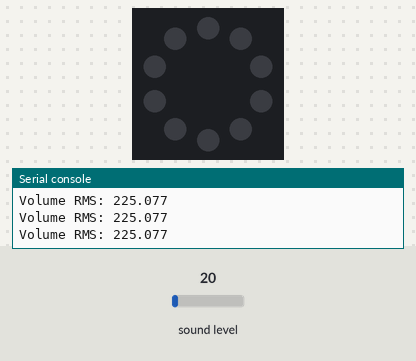
A program run on a simulated Circuit Playground running CircuitPython. On the bench: the board's ring of 10 RGB LEDs (number 0 left of the top, counting anticlockwise), the last lines printed to the serial console. The test bench sets the inputs (shaded band); at power-on: sound level 20. Dim RGB values are drawn brighter than linear.

Above: at 1.2 s.
1.3 s: sound level set to 64
At 2.0 s:
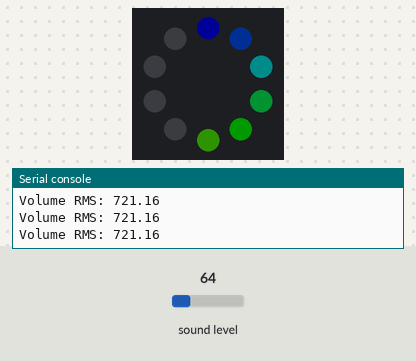
2.8 s: sound level set to 128
At 4.0 s:
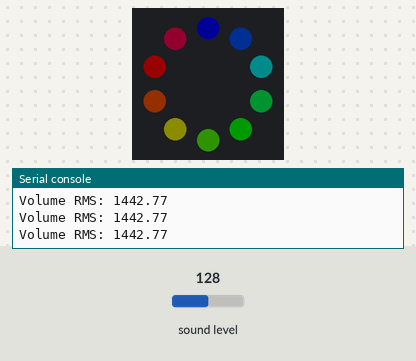
4.3 s: sound level set to 5
At 4.8 s:
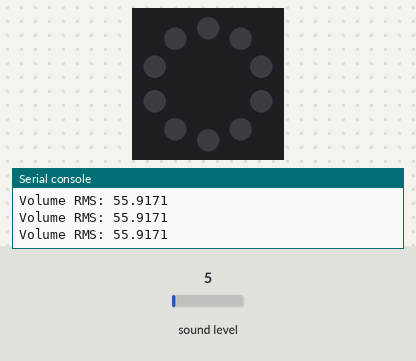
5.8 s: sound level set to 191
At 6.7 s:
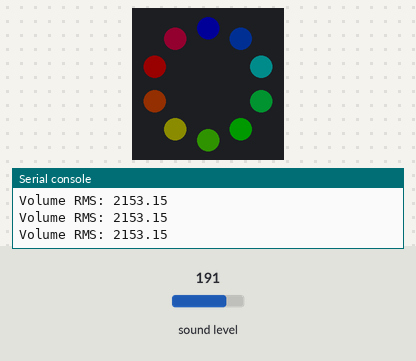
Timing chart, 0 to 8.3 s (numbered marks = the images above; inputs shaded):
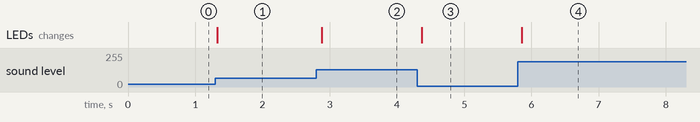

Measured:
- after the input at 1.3 s, the LEDs: change at once (image 1)
- after the input at 2.8 s, the LEDs: change after 0.08 s (image 2)
- after the input at 4.3 s, the LEDs: change after 0.07 s (image 3)
- after the input at 5.8 s, the LEDs: change after 0.06 s (image 4)

The program:

main_sound.py
```python
import array
import audiobusio
import board
import math
import time

import helpers

# ======================================================================

MIC = audiobusio.PDMIn(board.MICROPHONE_CLOCK, board.MICROPHONE_DATA, sample_rate=16000, bit_depth=16)

def main():
    """Light up to show how loud it is."""
    # Calibrate. Assume it's quiet. Not really sure of the units.
    volume_min = mic_rms()
    volume_max = volume_min + 1000
    while True:
        # Grab a sample. Show its intensity via the neopixels.
        volume = mic_rms()
        print('Volume RMS:', volume)
        helpers.cpe_log_show(volume_min, volume_max, volume)
        time.sleep(0.05)

# ----------------------------------------------------------------------

def mic_rms(nsamples=200):
    # Use an array for memory efficiency.
    samples = array.array('H', [0] * nsamples)
    MIC.record(samples, len(samples))
    return rms(samples)

# ----------------------------------------------------------------------

def rms(vals):
    # Subtract DC offset
    offset = sum(vals)/len(vals)
    mean_square = sum( (x - offset)**2 for x in vals )/len(vals)
    return math.sqrt(mean_square)

# ======================================================================

main()
```

helpers.py
```python
import board
import math
import neopixel

# ======================================================================

def cpe_log_show(vmin, vmax, v):
    return cpe_neopixel_scale( log_to_ten(vmin, vmax, v) )

# ----------------------------------------------------------------------

def cpe_lin_show(vmin, vmax, v):
    return cpe_neopixel_scale( lin_to_ten(vmin, vmax, v) )

# ----------------------------------------------------------------------

NEOPIXEL = None

def init_neopixel():
    global NEOPIXEL
    if NEOPIXEL is None:
        NEOPIXEL = neopixel.NeoPixel(board.NEOPIXEL, 10, brightness=0.1, auto_write=False)
    return

COLORS = [
    [0, 0, 255],
    [0, 64, 192],
    [0, 128, 128],
    [0, 192, 64],
    [0, 255, 0],
    [64, 192, 0],
    [128, 128, 0],
    [192, 64, 0],
    [255, 0, 0],
    [192, 0, 64],
]

BLACK = (0, 0, 0)

def cpe_neopixel_scale(n):
    """Accept a number from 0 to 10. Light up that many LEDs."""
    # Define this on use, not import, to avoid conflicts.
    init_neopixel()
    for i in range(10):
        # Gross, they're ordered counterclockwise.
        NEOPIXEL[9 - i] = BLACK if i >= int(n) else COLORS[i]
    return NEOPIXEL.show()

# ----------------------------------------------------------------------

def lin_to_ten(vmin, vmax, v):
    return 10*(v - vmin)/(vmax - vmin)

# ----------------------------------------------------------------------

def log_to_ten(vmin, vmax, v):
    vmin, vmax, v = [ max(1, x) for x in (vmin, vmax, v) ]
    return 10*math.log(v/vmin)/math.log(vmax/vmin)

# ======================================================================

CHASE_POS = [0, 0, 0]

def chase_advance(channel):
    global CHASE_POS
    init_neopixel()
    chase_clear(channel)
    tmp = list( NEOPIXEL[ CHASE_POS[channel] ] )
    tmp[channel] = 255
    NEOPIXEL[ CHASE_POS[channel] ] = tmp
    CHASE_POS[channel] = (CHASE_POS[channel] + 1) % 10
    return NEOPIXEL.show()

# ----------------------------------------------------------------------

def chase_clear(channel):
    init_neopixel()
    for i in range(10):
        tmp = list( NEOPIXEL[i] )
        tmp[channel] = 0
        NEOPIXEL[i] = tmp
    return NEOPIXEL.show()

# ======================================================================
```
